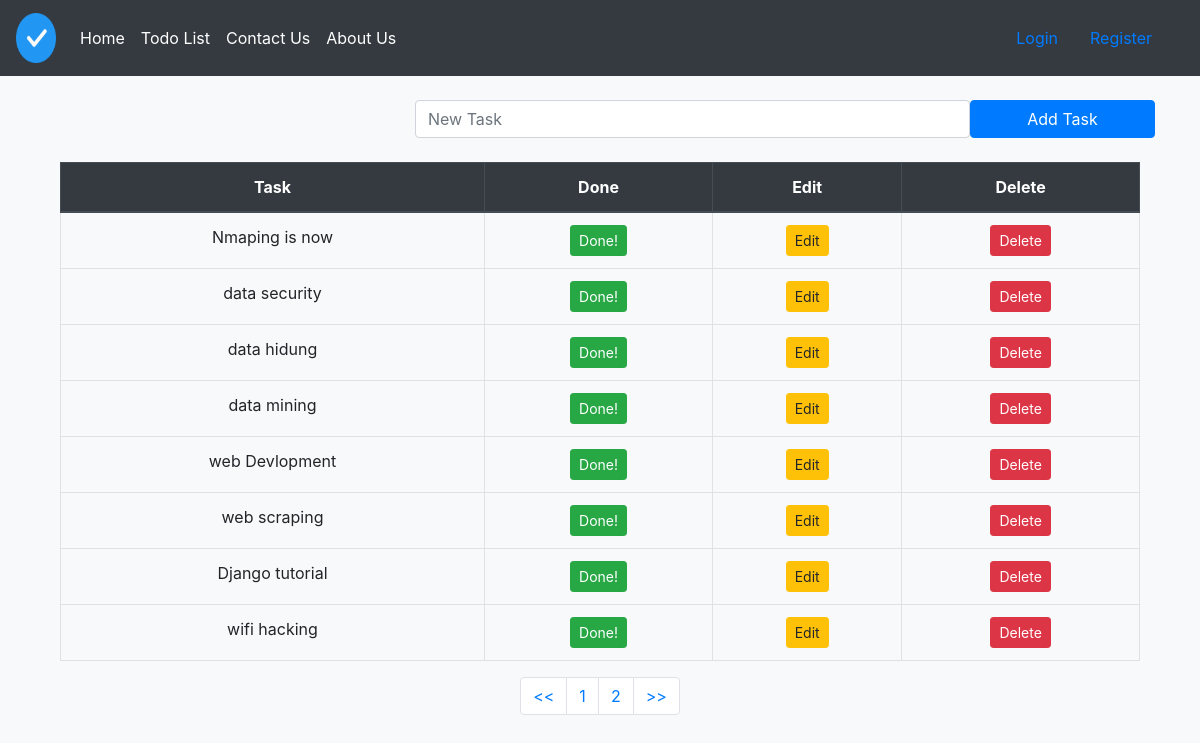
Page /task/ on the committed database.
### todolist/models.py (models this page shows, shortened)
class TaskList(models.Model):
    task=models.CharField(max_length=50)
    done=models.BooleanField(default=False)

### todolist/views.py (the view)
# urls.py: path('task/', include('todolist.urls')),
def todolist(request):
    if request.method == 'POST':
        form = Taskform(request.POST , None)
        if form.is_valid():
            form.save()
        messages.success(request,'New Task is Added Successfully at last page!!')
        return redirect('todolist')
    else:
        all_tasks = TaskList.objects.all()
        paginator =Paginator(all_tasks ,8)
        page= request.GET.get('pg')
        all_tasks =paginator.get_page(page)
        return render(request,'todolist.html', {'all_tasks':all_tasks})

### todolist/templates/todolist.html (shortened to what this page needs)
{% extends "base.html" %}
{% block content %}
    <div class="container" >
    <br>
<form method='POST' class='row'>
      <label class='col-lg-4'></label>
      <input type="text" class="form-control  col-lg-6" name ='task' placeholder='New Task'>
      <button type="submit" class="btn btn-primary col-lg-2">Add Task</button>
</form>
  <br>
  <div class="table-responsive">
  <table class="table table-bordered text-center">
  <thead class="thead-dark">
    <tr>
      <th scope="col">Task </th>
      <th scope="col">Done</th>
      <th scope="col">Edit</th>
      <th scope="col">Delete</th>
    </tr>
  </thead>
  <tbody>
    {% if all_tasks %}
      {% for obj in all_tasks %}
          {% if obj.done == True %}
              <tr class='table-success' scope="row">
              <td >{{obj.task}}</td>
              <td><a href="{% url 'pending_task' obj.id %}"><button type="button" class="btn btn-success btn-sm">pending</button></a></td>
              <td><a href="{% url 'edit_task' obj.id %}"><button type="button" class="btn btn-warning btn-sm">Edit</button></a></td>
              <td><a href="{% url 'delete_task' obj.id %}"><button type="button" class="btn btn-danger btn-sm">Delete</button></a></td>
              </tr>
          {% else %}
              <tr scope="row">
              <td>{{obj.task}}</td>
              <td><a href=" {% url 'complete_task' obj.id %}"><button type="button" class="btn btn-success btn-sm">Done!</button></a></td>
              <td><a href="{% url 'edit_task' obj.id %}"><button type="button" class="btn btn-warning btn-sm">Edit</button></a></td>
              <td><a href="{% url 'delete_task' obj.id %}"><button type="button" class="btn btn-danger btn-sm">Delete</button></a></td>
              </tr>
          {% endif %}
      {% endfor %}
    {% endif %}
  </tbody>
  </table>
  </div>
  <nav aria-label="Page navigation example">
  <ul class="pagination justify-content-center">
    <li class="page-item "><a class="page-link" href="?pg=1"><<</a></li>
      <li class="page-item"><a class="page-link" href="?pg={{ all_tasks.number}}">{{ all_tasks.number}}</a></li>
    {% if all_tasks.has_next %}
      <li class="page-item"><a class="page-link" href="?pg={{all_tasks.next_page_number}}">{{all_tasks.next_page_number}}</a></li>
    {% endif %}
    <li class="page-item"><a class="page-link" href="?pg={{ all_tasks.paginator.num_pages}}">>></a></li>
  </ul>
   </nav>
    </div>
{% endblock content %}

### templates/base.html (shortened to what this page needs)
{% load static %}
<!doctype html>
<html lang="en">
  <head>
    <link rel="stylesheet" href="https://stackpath.bootstrapcdn.com/bootstrap/4.4.1/css/bootstrap.min.css">
    <nav class="navbar navbar-expand-lg navbar-dark bg-dark">
  <a class="navbar-brand" href="{% url 'index'%}"><img src="{% static 'images/check.png' %}" height="50px" width="40px" alt="Taskmate"></a>
  <div class="collapse navbar-collapse" id="navbarNav">
    <ul class="navbar-nav">
      <li class="nav-item active">
        <a class="nav-link " href="{% url 'index'%}" >Home</a>
      </li>
      <li class="nav-item active">
        <a class="nav-link " href="{% url 'todolist'%}">Todo List <span class="sr-only">(current)</span></a>
      </li>
      <li class="nav-item active">
        <a class="nav-link" href="{% url 'contact'%}">Contact Us</a>
      </li>
      <li class="nav-item active">
        <a class="nav-link" href="{% url 'about'%}">About Us</a>
      </li>
    </ul>
    <ul class="navbar nav ml-auto">
    {% if user.is_authenticated %}
          <li class="nav-item active ">
            <a class="nav-link " href="{% url 'logout'%}" >Logout</a>
          </li>
    {% else %}
             <li class="nav-item active ">
              <a class="nav-link " href="{% url 'login'%}" >Login</a>
            </li>
            <li class="nav-item active ">
              <a class="nav-link " href="{% url 'register'%}" >Register</a>
            </li>
    {% endif %}
    </ul>
  </div>
</nav>
  </head>
  <body class="bg-light">
  <div class="container">
    {% block content %}
    {% endblock content %}
  </div>
  </body>
</html>

### rows in the picture
TaskList: task "Nmaping is now"
TaskList: task "data security"
TaskList: task "data hidung"
TaskList: task "data mining"
TaskList: task "web Devlopment"
TaskList: task "web scraping"
TaskList: task "Django tutorial"
TaskList: task "wifi hacking"

### other values in the picture
{{ all_tasks.number }} "1"
{{ all_tasks.next_page_number }} "2"
